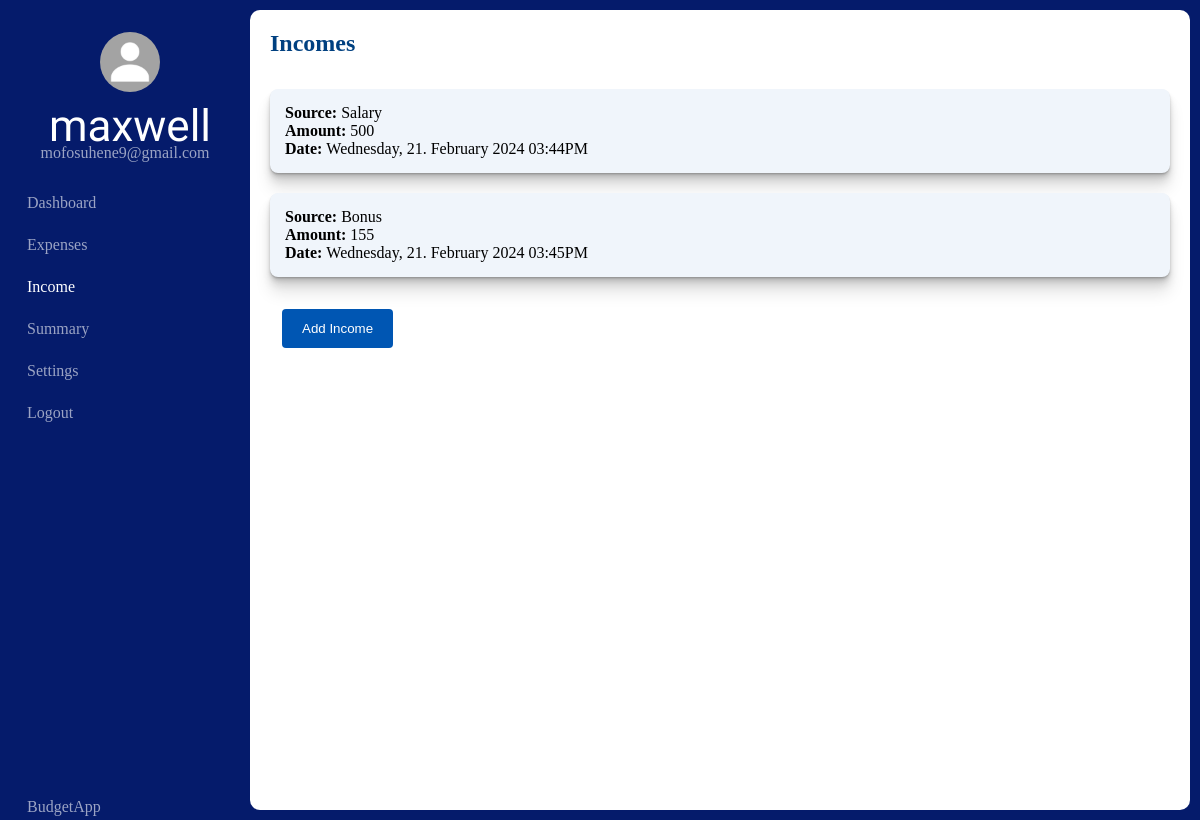
The app's page /income/1 (signed in) with its own data.
### tables this page shows
CREATE TABLE User(
                id INTEGER PRIMARY KEY AUTOINCREMENT,
                User_First_Name TEXT NOT NULL,
                User_Last_Name TEXT NOT NULL,
                User_Email TEXT  UNIQUE NOT NULL,
                User_Password TEXT NOT NULL
                );

CREATE TABLE Incomes(
                id INTEGER PRIMARY KEY AUTOINCREMENT,
                Source TEXT NOT NULL,
                Income INTEGER NOT NULL,
                Date TEXT NOT NULL,
                MonthAndYear TEXT NOT NULL,
                Percent INTEGER NOT NULL,
                Color TEXT NOT NULL,
                User_id INTEGER NOT NULL,
                FOREIGN KEY (User_id) REFERENCES User (id)
                );

### app.py (the view)
@app.get("/income/<int:id>")
def income(id):
    user = get_current_user()
    if user is not None:
        db_connection = get_db()
        cursor = db_connection.cursor()
        cursor.execute("SELECT User_First_Name, User_Last_Name, User_Email FROM User WHERE id = ?", (id,))
        user_data = cursor.fetchone()
        first_name = user_data[0]
        user_email = user_data[2]
        entries = cursor.execute("SELECT User_First_Name,User_Email,Source, Income, Date FROM Incomes JOIN User on Incomes.User_id == User.id WHERE User_id = ?", (id,))
        return render_template("income.html", id=id, entries=entries, first_name=first_name, user_email=user_email)
    return render_template("index.html")

### app.py (called while the page is built)
def get_current_user():
    user = None
    if "user" in session:
        user = session["user"]
        with get_db() as conn:
            cursor = conn.cursor()
            cursor.execute("SELECT user_Email,User_Password, id FROM User WHERE User_Email = ?", (user,))
            user = cursor.fetchone()
    return user

def get_db():
    connection = sqlite3.connect(DATABASE)
    return connection

### templates/income.html (shortened to what this page needs)
<!DOCTYPE html>
<html lang="en">
<head>
    <link rel="stylesheet" href="{{ url_for('static', filename='css/expenses_style.css') }}">
</head>
<body>
  <nav class="nav-bar">
    <ul>
        <li>
            <a href="#" class="logo">
                <div class="user-profile">
                    <img src="{{ url_for('static', filename='images/MyPassportPicture.jpg') }}" alt=""/>
                    <span class="nav-item">
                    {{ first_name }}<br>
                    </span>
                    <span class="email">{{ user_email }}</span>
                </div>
            </a>
        </li>
        <li>
            <a href="/dashboard/{{id}}">
                <span class="nav-item menu">
                    Dashboard
                </span>
            </a>
        </li>
        <li>
            <a href="/expenses/{{id}}">
                <span class="nav-item menu">
                    Expenses
                </span>
            </a>
        </li>
        <li>
            <a href="/income/{{id}}">
                <span class="nav-item active">
                    Income
                </span>
            </a>
        </li>
        <li>
            <a href="/summary/{{id}}">
                <span class="nav-item menu">
                    Summary
                </span>
            </a>
        </li>
        <li>
            <a href="#">
                <span class="nav-item menu">
                    Settings
                </span>
            </a>
        </li>
        <li>
            <a href="{{ url_for('logout') }}">
                <span class="nav-item menu">
                    Logout
                </span>
            </a>
        </li>
        <li>
            <a href="/dashboard" class="applogo">
                <span class="nav-item">
                    BudgetApp
                </span>
            </a>
        </li>
    </ul>
</nav>
<section>
  <div class="white" id="add__section">
    <div class="title">
        <h2>Incomes</h2>
    </div>
    <ul>
      {% for entry in entries %}
      <li id="entries">
        <strong>Source: </strong>{{ entry[2] }} <br>
        <strong>Amount: </strong>{{ entry[3] }} <br>
        <strong>Date: </strong>{{ entry[4] }}</li>
        {% endfor %}
      </ul>
      <a href="/addincome/{{id}}">
        <div class="button-container">
          <button type="submit" class="custom-button">Add Income</button>
        </div>
      </a>
    </div>
    </section>
</body>
</html>

### static/css/expenses_style.css (style rules this page uses)
* { margin: 0; padding: 0; outline: none; border: none; text-decoration: none; box-sizing: border-box; }
body { background-color: #051b6b; }
.active { color: white; }
nav { position: fixed; top: 0; bottom: 0; height: 100%; left: 0; margin-top: 20px; }
.logo { text-align: center; display: flex; justify-content: center; }
.logo img { width: 60px; height: 60px; border-radius:50%; display: flex; justify-content:center; align-items: center; margin-left: 10px; }
.email { font-size: 16px; margin-left: 0; color: rgb(255, 255, 255,0.6); }
.user-profile { display: flex; flex-direction: column; font-size: 26px; justify-content: center; align-items: center; color: white; }
.user-profile .nav-item { font-family: "Jomhuria"; font-size: 44px; }
a { position: relative; color: rgb(255, 255, 255,0.6); font-size: 16px; display: block; width: 250px; padding: 12px; }
.nav-item { position: relative; top: 8px; margin-left: 20px; left: -5px; }
.applogo { position: fixed; bottom: 0; }
.white { margin: 10px 10px 10px 250px; border-radius: 10px; min-height: 100vh; background-color: #fff; padding: 20px; }
#entries { margin-bottom: 20px; border: 1px solid #bdd7ea; border: 20px; padding: 15px; border-radius: 8px; background-color: #f0f5fb; box-shadow: 0 1px 1px rgba(0, 0, 0, 0.1), 0 2px 2px rgba(0, 0, 0, 0.1), 0 4px 4px rgba(0, 0, 0, 0.1), 0 8px 8px rgba(0, 0, 0, 0.1), 0 16px 16px rgba(0, 0, 0, 0.1);; }
ul { list-style: none; padding: 0; }
button { background-color: #0056b3; color: #fff; padding: 12px 20px; border: none; border-radius: 4px; cursor: pointer; }
.title { padding-bottom: 22px; }
.title h2 { color: #004080; padding-bottom: 10px; }

### records on screen
User: User_First_Name "maxwell", User_Email "mofosuhene9@gmail.com"
Incomes: Source "Salary", Income "500", Date "Wednesday, 21. February 2024 03:44PM"
Incomes: Source "Bonus", Income "155", Date "Wednesday, 21. February 2024 03:45PM"
